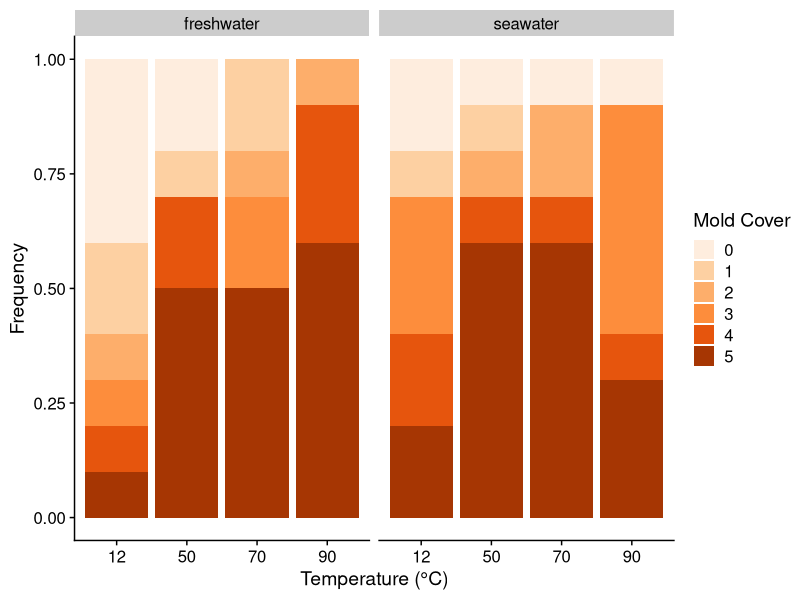

The R source for this figure:
## ---- chunk 1
knitr::opts_chunk$set(echo = TRUE)
## ---- chunk 2
library(tidyverse)
library(cowplot)
library(ggplot2)
library(here)
## ---- chunk 3
tunidata <- read.csv("tunicate_master.csv")
## ---- chunk 4
tuni_stacked = tunidata %>%
  group_by(mold_cover, temperature_c, water_type) %>%
  summarise(frequency = n())%>%
  mutate(temperature_c=  as.factor(temperature_c))
## ---- chunk 5
ggplot(tuni_stacked, aes(y = frequency, x = temperature_c, fill = as.factor(mold_cover))) +
  geom_bar(stat = "identity", position = "fill") +
  facet_grid(. ~ water_type) +
  labs(x ="Temperature (°C)", y = "Frequency")+
  scale_fill_brewer(palette = "Oranges", direction=1) +
  labs(fill = "Mold Cover") +
  theme_cowplot()
## ---- chunk 6
#very important code
